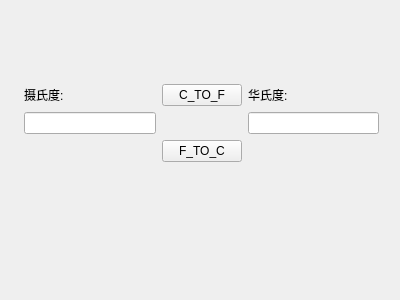
<?xml version="1.0" encoding="UTF-8"?>
<ui version="4.0">
 <class>Form</class>
 <widget class="QWidget" name="Form">
  <property name="geometry">
   <rect>
    <x>0</x>
    <y>0</y>
    <width>400</width>
    <height>300</height>
   </rect>
  </property>
  <property name="windowTitle">
   <string>Form</string>
  </property>
  <widget class="QWidget" name="">
   <property name="geometry">
    <rect>
     <x>24</x>
     <y>84</y>
     <width>355</width>
     <height>80</height>
    </rect>
   </property>
   <layout class="QGridLayout" name="gridLayout">
    <item row="0" column="1">
     <widget class="QPushButton" name="pushButton">
      <property name="text">
       <string>C_TO_F</string>
      </property>
     </widget>
    </item>
    <item row="1" column="0">
     <widget class="QLineEdit" name="lineEdit"/>
    </item>
    <item row="1" column="2">
     <widget class="QLineEdit" name="lineEdit_2"/>
    </item>
    <item row="2" column="1">
     <widget class="QPushButton" name="pushButton_2">
      <property name="text">
       <string>F_TO_C</string>
      </property>
     </widget>
    </item>
    <item row="0" column="0">
     <widget class="QLabel" name="label">
      <property name="text">
       <string>摄氏度:</string>
      </property>
     </widget>
    </item>
    <item row="0" column="2">
     <widget class="QLabel" name="label_2">
      <property name="text">
       <string>华氏度:</string>
      </property>
     </widget>
    </item>
   </layout>
  </widget>
 </widget>
 <resources/>
 <connections/>
</ui>
